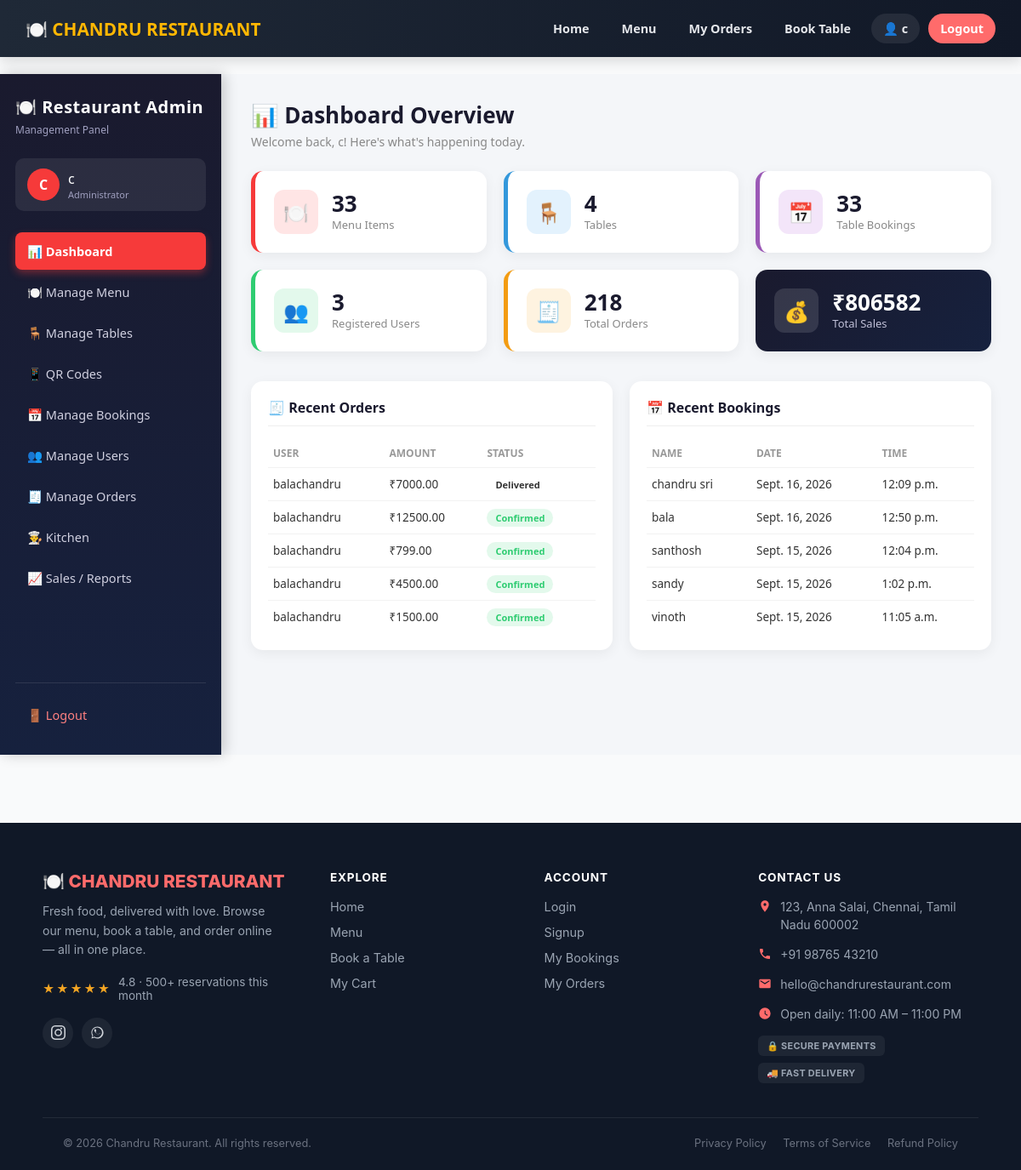
Page /dashboard/ (signed in) on the committed database.
### orders/models.py (models this page shows, shortened)
class Order(models.Model):
    STATUS_CHOICES = [
        ('pending', 'Pending'),
        ('confirmed', 'Confirmed'),
        ('preparing', 'Preparing'),
        ('ready', 'Ready'),
        ('delivered', 'Delivered'),
        ('cancelled', 'Cancelled'),
    ]
    user = models.ForeignKey(User, on_delete=models.CASCADE, related_name='orders')
    table = models.ForeignKey(Table, on_delete=models.SET_NULL, null=True, blank=True, related_name='orders')
    status = models.CharField(max_length=20, choices=STATUS_CHOICES, default='pending')
    coupon = models.ForeignKey(Coupon, on_delete=models.SET_NULL, null=True, blank=True, related_name='orders')
    discount_amount = models.DecimalField(max_digits=10, decimal_places=2, default=0)
    total_amount = models.DecimalField(max_digits=10, decimal_places=2, default=0)
    created_at = models.DateTimeField(auto_now_add=True)
    class Meta:
        ordering = ['-created_at']

### booking/models.py (models this page shows, shortened)
class TableBooking(models.Model):
    OCCASION_CHOICES = [
        ('none', 'No specific occasion'),
        ('birthday', 'Birthday'),
        ('anniversary', 'Anniversary'),
        ('family', 'Family gathering'),
        ('business', 'Business meeting'),
        ('date', 'Date night'),
        ('other', 'Other'),
    ]
    user = models.ForeignKey(User, on_delete=models.CASCADE, related_name='table_bookings')
    table = models.ForeignKey(Table, on_delete=models.SET_NULL, null=True, blank=True, related_name='bookings')
    name = models.CharField(max_length=100)
    phone = models.CharField(max_length=20)
    guests = models.PositiveIntegerField(default=1)
    booking_date = models.DateField()
    booking_time = models.TimeField()
    occasion = models.CharField(max_length=20, choices=OCCASION_CHOICES, default='none')
    special_request = models.TextField(max_length=200, blank=True)
    created_at = models.DateTimeField(auto_now_add=True)
    class Meta:
        ordering = ['-booking_date', '-booking_time']

### dashboard/views.py (the view)
# urls.py: path('', views.admin_dashboard, name='admin_home'),
@admin_required
def admin_dashboard(request):
    context = {
        'total_menu_items': FoodItem.objects.count(),
        'total_tables': Table.objects.count(),
        'total_bookings': TableBooking.objects.count(),
        'total_users': User.objects.count(),
        'total_orders': Order.objects.count(),
        'total_sales': Order.objects.filter(status='confirmed').aggregate(Sum('total_amount'))['total_amount__sum'] or 0,
        'recent_orders': Order.objects.order_by('-created_at')[:5],
        'recent_bookings': TableBooking.objects.order_by('-created_at')[:5],
    }
    return render(request, 'dashboard/admin_home.html', context)

### templates/dashboard/admin_home.html (shortened to what this page needs)
{% extends "dashboard/base_admin.html" %}
{% block admin_content %}
<div class="dash-header">
  <h2>📊 Dashboard Overview</h2>
  <p>Welcome back, {{ request.user.username }}! Here's what's happening today.</p>
</div>
<div class="stats-grid">
  <div class="stat-card card-menu">
    <div class="stat-icon">🍽️</div>
    <div class="stat-info">
      <div class="value">{{ total_menu_items }}</div>
      <div class="label">Menu Items</div>
    </div>
  </div>
  <div class="stat-card card-tables">
    <div class="stat-icon">🪑</div>
    <div class="stat-info">
      <div class="value">{{ total_tables }}</div>
      <div class="label">Tables</div>
    </div>
  </div>
  <div class="stat-card card-bookings">
    <div class="stat-icon">📅</div>
    <div class="stat-info">
      <div class="value">{{ total_bookings }}</div>
      <div class="label">Table Bookings</div>
    </div>
  </div>
  <div class="stat-card card-users">
    <div class="stat-icon">👥</div>
    <div class="stat-info">
      <div class="value">{{ total_users }}</div>
      <div class="label">Registered Users</div>
    </div>
  </div>
  <div class="stat-card card-orders">
    <div class="stat-icon">🧾</div>
    <div class="stat-info">
      <div class="value">{{ total_orders }}</div>
      <div class="label">Total Orders</div>
    </div>
  </div>
  <div class="stat-card card-sales">
    <div class="stat-icon">💰</div>
    <div class="stat-info">
      <div class="value">₹{{ total_sales }}</div>
      <div class="label">Total Sales</div>
    </div>
  </div>
</div>
<div class="panels-grid">
  <div class="panel">
    <h3>🧾 Recent Orders</h3>
    <table>
      <tr><th>User</th><th>Amount</th><th>Status</th></tr>
      {% for order in recent_orders %}
      <tr>
        <td>{{ order.user.username }}</td>
        <td>₹{{ order.total_amount }}</td>
        <td><span class="badge badge-{{ order.status }}">{{ order.status }}</span></td>
      </tr>
      {% empty %}
      <tr><td colspan="3" class="empty-row">No orders yet</td></tr>
      {% endfor %}
    </table>
  </div>
  <div class="panel">
    <h3>📅 Recent Bookings</h3>
    <table>
      <tr><th>Name</th><th>Date</th><th>Time</th></tr>
      {% for booking in recent_bookings %}
      <tr>
        <td>{{ booking.name }}</td>
        <td>{{ booking.booking_date }}</td>
        <td>{{ booking.booking_time }}</td>
      </tr>
      {% empty %}
      <tr><td colspan="3" class="empty-row">No bookings yet</td></tr>
      {% endfor %}
    </table>
  </div>
</div>
{% endblock %}

### templates/dashboard/base_admin.html (shortened to what this page needs)
{% extends "base.html" %}
{% block content %}
<div class="admin-wrapper">
  <nav class="admin-sidebar">
    <h2>🍽️ Restaurant Admin</h2>
    <div class="subtitle">Management Panel</div>
    <div class="admin-user-card">
      <div class="avatar">{{ request.user.username|slice:":1"|upper }}</div>
      <div class="info">
        {{ request.user.username }}
        <small>Administrator</small>
      </div>
    </div>
    <div class="admin-nav">
      <a href="{% url 'dashboard:admin_home' %}" class="{% if request.resolver_match.url_name == 'admin_home' %}active{% endif %}">📊 Dashboard</a>
      <a href="{% url 'dashboard:manage_menu' %}" class="{% if request.resolver_match.url_name == 'manage_menu' %}active{% endif %}">🍽️ Manage Menu</a>
      <a href="{% url 'dashboard:manage_tables' %}" class="{% if request.resolver_match.url_name == 'manage_tables' %}active{% endif %}">🪑 Manage Tables</a>
      <a href="{% url 'dashboard:table_qr_codes' %}" class="{% if request.resolver_match.url_name == 'table_qr_codes' %}active{% endif %}">📱 QR Codes</a>
      <a href="{% url 'dashboard:manage_bookings' %}" class="{% if request.resolver_match.url_name == 'manage_bookings' %}active{% endif %}">📅 Manage Bookings</a>
      <a href="{% url 'dashboard:manage_users' %}" class="{% if request.resolver_match.url_name == 'manage_users' %}active{% endif %}">👥 Manage Users</a>
      <a href="{% url 'dashboard:manage_orders' %}" class="{% if request.resolver_match.url_name == 'manage_orders' %}active{% endif %}">🧾 Manage Orders</a>
      <a href="{% url 'dashboard:kitchen_dashboard' %}" class="{% if request.resolver_match.url_name == 'kitchen_dashboard' %}active{% endif %}">👨‍🍳 Kitchen</a>
      <a href="{% url 'dashboard:sales_reports' %}" class="{% if request.resolver_match.url_name == 'sales_reports' %}active{% endif %}">📈 Sales / Reports</a>
    </div>
    <div class="admin-logout">
      <a href="{% url 'accounts:logout' %}">🚪 Logout</a>
    </div>
  </nav>
  <main class="admin-main">
    {% block admin_content %}{% endblock %}
  </main>
</div>
{% endblock %}

### templates/includes/navbar.html (shortened to what this page needs)
<nav class="navbar">
    <a href="{% url 'home' %}" class="brand">🍽️ CHANDRU RESTAURANT</a>
    <div class="nav-links">
        <a href="{% url 'home' %}">Home</a>
        <a href="{% url 'menu_list' %}">Menu</a>
        {% if user.is_authenticated %}
            <a href="{% url 'orders:order_history' %}">My Orders</a>
            <a href="{% url 'book_table' %}">Book Table</a>
            <a href="{% url 'accounts:profile' %}" class="nav-profile">
                👤 {{ user.get_full_name|default:user.username }}
            </a>
            <a href="{% url 'accounts:logout' %}" class="nav-cta">Logout</a>
        {% else %}
            <a href="{% url 'accounts:login' %}">Login</a>
            <a href="{% url 'accounts:signup' %}" class="nav-cta">Signup</a>
        {% endif %}
    </div>
</nav>

### static/css/style.css (style rules this page uses)
* { margin: 0; padding: 0; box-sizing: border-box; }
body { font-family: 'Segoe UI', sans-serif; background-color: #f9fafb; color: #1f2937; }
a { text-decoration: none; }

### templates/includes/navbar.html (style rules this page uses)
.navbar { display: flex; justify-content: space-between; align-items: center; background: linear-gradient(90deg, #1f2937, #111827); padding: 16px 30px; flex-wrap: wrap; box-shadow: 0 4px 15px rgba(0,0,0,0.15); }
.navbar a { text-decoration: none; }
.navbar .brand { font-size: 1.3rem; font-weight: 800; color: #ffb703; text-decoration: none; }
.nav-links { display: flex; gap: 10px; align-items: center; flex-wrap: wrap; }
.nav-links a { color: #e5e7eb; font-weight: 600; font-size: 0.9rem; padding: 8px 14px; border-radius: 20px; text-decoration: none; transition: background-color 0.2s, color 0.2s; white-space: nowrap; }
.nav-links a.nav-cta { background-color: #ff6b6b; color: #fff; }
.nav-links a.nav-profile { background-color: rgba(255, 255, 255, 0.08); display: flex; align-items: center; gap: 6px; }

### templates/dashboard/base_admin.html (style rules this page uses)
.admin-wrapper { display: flex; min-height: 100vh; font-family: 'Segoe UI', sans-serif; background: #f4f6f9; width: 100vw; margin-left: calc(-50vw + 50%); margin-right: calc(-50vw + 50%); }
.admin-sidebar { width: 260px; background: linear-gradient(180deg, #1a1a2e 0%, #16213e 100%); color: #fff; padding: 25px 18px; box-shadow: 4px 0 15px rgba(0,0,0,0.2); display: flex; flex-direction: column; flex-shrink: 0; }
.admin-sidebar h2 { font-size: 20px; font-weight: 700; margin-bottom: 5px; letter-spacing: 0.5px; }
.admin-sidebar .subtitle { font-size: 12px; color: #a0a0c0; margin-bottom: 25px; }
.admin-user-card { background: rgba(255,255,255,0.08); border-radius: 10px; padding: 12px 14px; margin-bottom: 25px; display: flex; align-items: center; gap: 10px; }
.admin-user-card .avatar { width: 38px; height: 38px; border-radius: 50%; background: #F63A3A; display: flex; align-items: center; justify-content: center; font-weight: bold; font-size: 16px; }
.admin-user-card .info small { color: #a0a0c0; display: block; font-size: 11px; }
.admin-nav { display: flex; flex-direction: column; gap: 4px; flex: 1; }
.admin-nav a { color: #d0d0e0; text-decoration: none; padding: 12px 14px; border-radius: 8px; font-size: 14.5px; display: flex; align-items: center; gap: 10px; transition: all 0.2s ease; }
.admin-nav a.active { background: #F63A3A; color: #fff; font-weight: 600; box-shadow: 0 4px 10px rgba(246,58,58,0.4); }
.admin-logout { margin-top: 20px; border-top: 1px solid rgba(255,255,255,0.1); padding-top: 15px; }
.admin-logout a { color: #ff8080; text-decoration: none; padding: 12px 14px; border-radius: 8px; font-size: 14.5px; display: flex; align-items: center; gap: 10px; transition: all 0.2s ease; }
.admin-main { flex: 1; padding: 30px 35px; min-width: 0; }

### rows in the picture
Order: user.username "balachandru", total_amount "7000.00", status "Delivered"
Order: user.username "balachandru", total_amount "12500.00", status "Confirmed"
Order: user.username "balachandru", total_amount "799.00", status "Confirmed"
Order: user.username "balachandru", total_amount "4500.00", status "Confirmed"
Order: user.username "balachandru", total_amount "1500.00", status "Confirmed"
TableBooking: name "chandru sri", booking_date "Sept. 16, 2026", booking_time "12:09 p.m."
TableBooking: name "bala", booking_date "Sept. 16, 2026", booking_time "12:50 p.m."
TableBooking: name "santhosh", booking_date "Sept. 15, 2026", booking_time "12:04 p.m."
TableBooking: name "sandy", booking_date "Sept. 15, 2026", booking_time "1:02 p.m."
TableBooking: name "vinoth", booking_date "Sept. 15, 2026", booking_time "11:05 a.m."

### other values in the picture
{{ user.get_full_name|default:user.username }} "c"
{{ request.user.username|slice:":1"|upper }} "C"
{{ request.user.username }} "c"
{{ total_menu_items }} "33"
{{ total_tables }} "4"
{{ total_bookings }} "33"
{{ total_users }} "3"
{{ total_orders }} "218"
{{ total_sales }} "806582"
